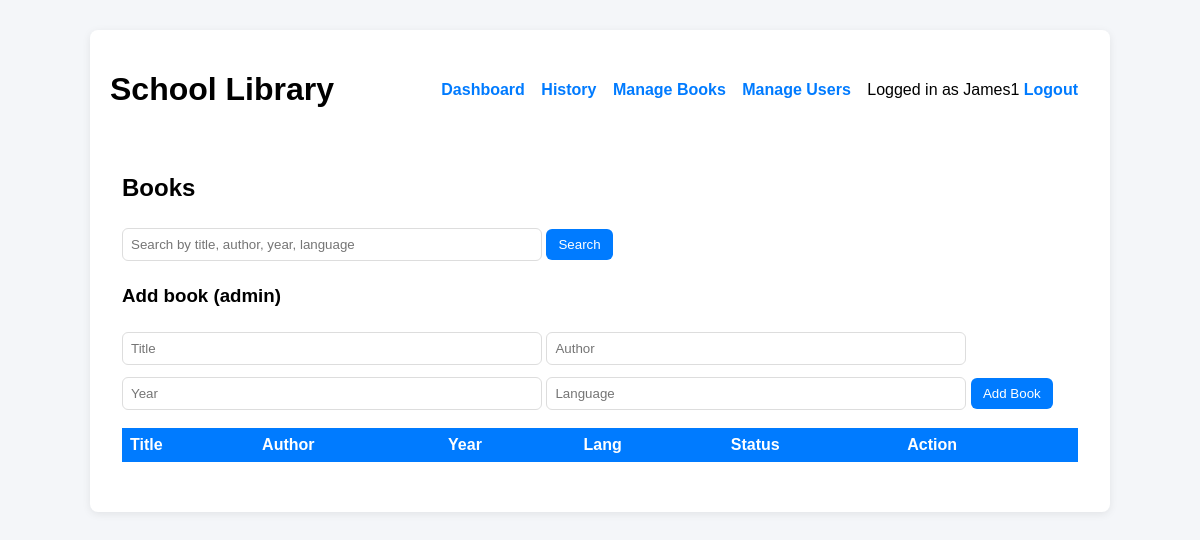
Page / (signed in) on the earlier database version.
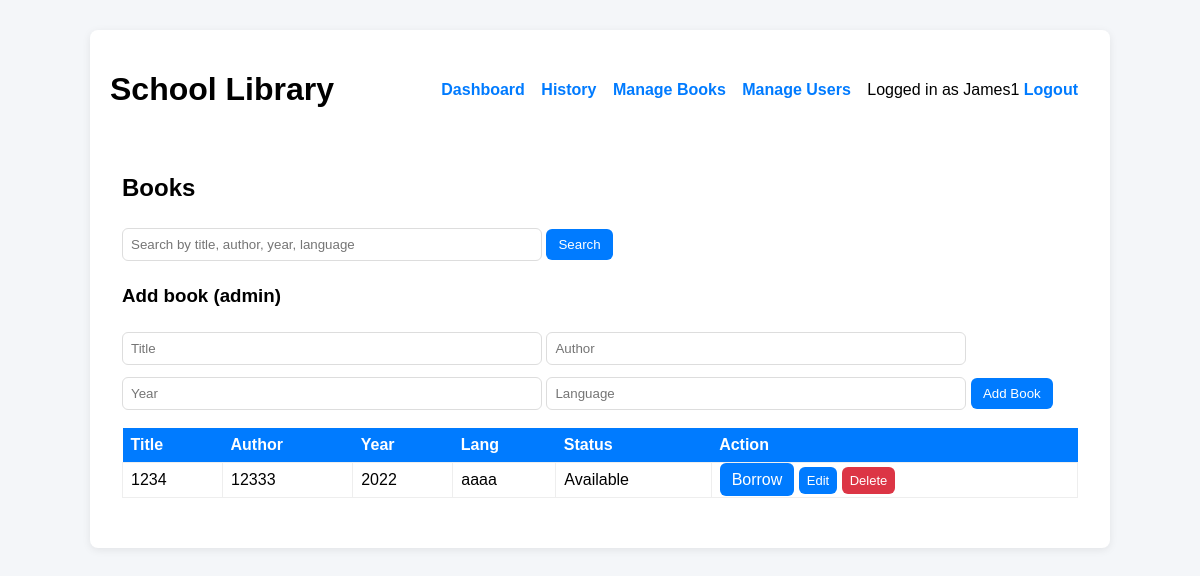
Same page on the later database version.
### tables this page shows
CREATE TABLE books (
            id INTEGER PRIMARY KEY AUTOINCREMENT,
            title TEXT,
            author TEXT,
            year TEXT,
            language TEXT,
            available INTEGER DEFAULT 1
        );

### routes/book_routes.py (the view)
@bp.route('/')
@login_required
def dashboard():
    q = request.args.get('q','').strip()
    if q:
        books = search_books(q)
    else:
        books = get_all_books()
    return render_template('dashboard.html', books=books, admin=(session.get('role')=='admin'), q=q)

### database.py (called while the page is built)
def get_conn(path):
    conn = sqlite3.connect(path)
    conn.row_factory = sqlite3.Row
    return conn

def query(db_path, sql, params=(), fetchone=False, fetchall=False):
    conn = get_conn(db_path)
    cur = conn.cursor()
    cur.execute(sql, params)
    conn.commit()
    if fetchone:
        row = cur.fetchone()
        conn.close()
        return row
    if fetchall:
        rows = cur.fetchall()
        conn.close()
        return rows
    conn.close()
    return None

### models/book_model.py (called while the page is built)
def get_all_books():
    return query(DB, "SELECT * FROM books", fetchall=True)

### routes/book_routes.py (called while the page is built)
def login_required(f):
    from functools import wraps
    @wraps(f)
    def wrapped(*args, **kwargs):
        if 'username' not in session:
            return redirect(url_for('auth.login'))
        return f(*args, **kwargs)
    return wrapped

### templates/dashboard.html (shortened to what this page needs)
{% extends "base.html" %}
{% block content %}
<div class="card">
  <h2>Books</h2>
  <form method="GET" action="{{ url_for('book.dashboard') }}" class="search">
    <input name="q" placeholder="Search by title, author, year, language" value="{{ q }}">
    <button type="submit">Search</button>
  </form>
  {% if admin %}
  <div class="admin-add">
    <h3>Add book (admin)</h3>
    <form method="POST" action="{{ url_for('book.add_book_route') }}">
      <input name="title" placeholder="Title" required>
      <input name="author" placeholder="Author" required>
      <input name="year" placeholder="Year" required>
      <input name="language" placeholder="Language" required>
      <button type="submit">Add Book</button>
    </form>
  </div>
  {% endif %}
  <table>
    <tr><th>Title</th><th>Author</th><th>Year</th><th>Lang</th><th>Status</th><th>Action</th></tr>
    {% for b in books %}
    <tr>
      <td>{{ b.title }}</td>
      <td>{{ b.author }}</td>
      <td>{{ b.year }}</td>
      <td>{{ b.language }}</td>
      <td>{{ "Available" if b.available else "Borrowed" }}</td>
      <td>
        {% if b.available %}
          <a class="btn" href="{{ url_for('borrow.borrow', book_id=b.id) }}">Borrow</a>
        {% else %}
          <a class="btn return" href="{{ url_for('borrow.return_book_route', book_id=b.id) }}">Return</a>
        {% endif %}
        {% if admin %}
          <a class="btn small" href="{{ url_for('book.edit_book', book_id=b.id) }}">Edit</a>
          <a class="btn small danger" href="{{ url_for('book.delete_book_route', book_id=b.id) }}">Delete</a>
        {% endif %}
      </td>
    </tr>
    {% endfor %}
  </table>
</div>
{% endblock %}

Differences in the rows shown:
added books: title "1234", author "12333", year "2022", language "aaaa", available "Available"
